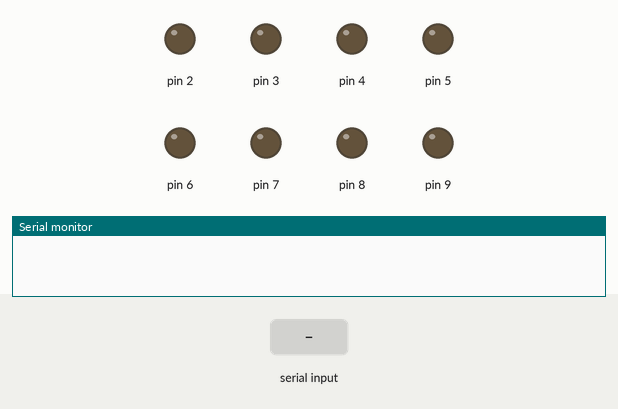
A sketch run on a simulated Arduino Uno, built with avr-gcc and run on an emulated ATmega328P. Parts: output pins drawn as LEDs (lit = HIGH), the last lines printed to the serial monitor. The test bench sets the inputs (shaded band).

Above: at 1.2 s.
1.3 s: "1" received over the second serial link
At 2.2 s:
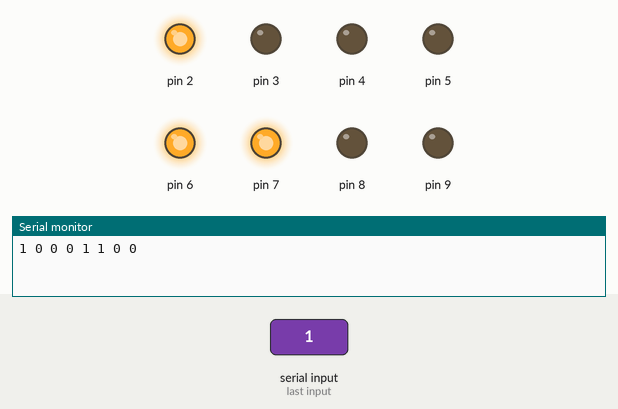
2.8 s: "0" received over the second serial link
At 3.3 s:
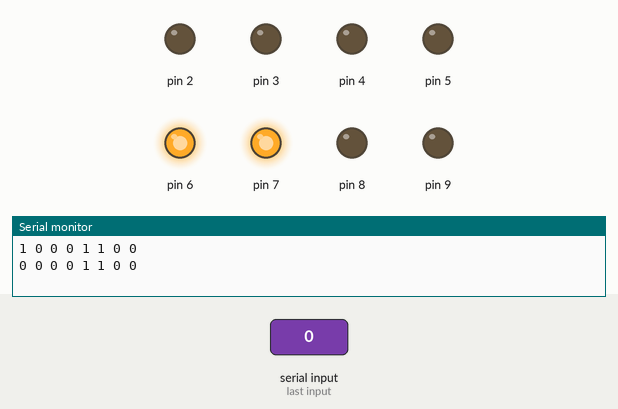
4.3 s: "2" received over the second serial link
At 5.7 s:
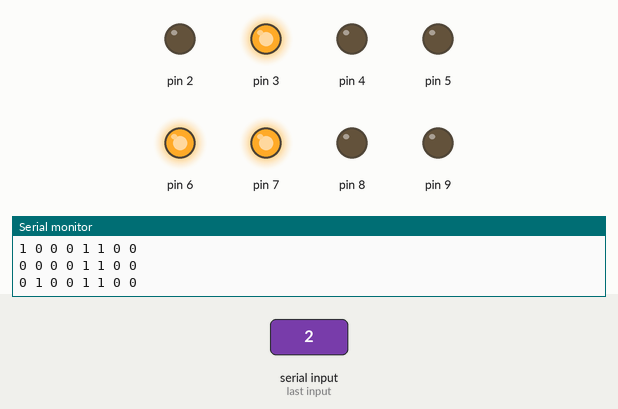
Timing chart, 0 to 7.3 s (numbered marks = the images above; inputs shaded):
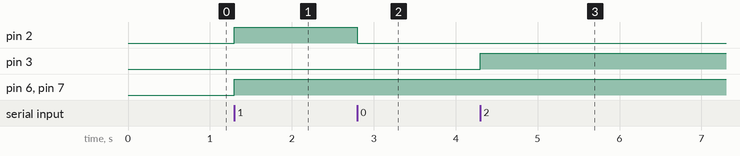

The sketch:

rx2.ino
```cpp
#include <SoftwareSerial.h>
SoftwareSerial arduino(A5, A4);
unsigned int x ;
int count = 0;
bool state = true;

int a[8];
bool c1 = false, c2 = false, c3 = false, c4 = false, c5 = false, c6 = false, c7 = false, c8 = false;

bool active = 0;

void setup() {
  Serial.begin(115200);
  pinMode(0x02, OUTPUT);
  pinMode(0x03, OUTPUT);
  pinMode(0x04, OUTPUT);
  pinMode(0x05, OUTPUT);
  pinMode(0x06, OUTPUT);
  pinMode(0x07, OUTPUT);
  pinMode(0x08, OUTPUT);
  pinMode(0x09, OUTPUT);

  arduino.begin(115200);

  writing(0, 0, 0, 0, 0, 0, 0, 0);

}

void loop() {

  while ( arduino.available() ) {
    x = arduino.read();
    for ( int i = 0 ; x > 0 ; ++i ) {
      a[i] = x % 2;
      x = x / 2;
    }

    if ( a[0] == 1 ) {
      c1 = true;
    } else {
      c1 = false;
    }

    if ( a[1] == 1 ) {
      c2 = true;
    } else {
      c2 = false;
    }

    if ( a[2] == 1 ) {
      c3 = true;
    } else {
      c3 = false;
    }

    if ( a[3] == 1 ) {
      c4 = true;
    } else {
      c4 = false;
    }

    if ( a[4] == 1 ) {
      c5 = true;
    } else {
      c5 = false;
    }

    if ( a[5] == 1 ) {
      c6 = true;
    } else {
      c6 = false;
    }

    if ( a[6] == 1 ) {
      c7 = true;
    } else {
      c7 = false;
    }

    if ( a[7] == 1 ) {
      c8 = true;
    } else {
      c8 = false;
    }

    writing(c1, c2, c3, c4, c5, c6, c7, c8);

    for ( int i = 0 ; i < 8 ; ++i ) {
      Serial.print(a[i]);
      Serial.print(" ");
      a[i] = 0;
    }

    Serial.println();
  }

}

void writing(int a1, int a2, int a3, int a4, int a5, int a6, int a7, int a8) {
  digitalWrite(0x02, a1);
  digitalWrite(0x03, a2);
  digitalWrite(0x04, a3);
  digitalWrite(0x05, a4);
  digitalWrite(0x06, a5);
  digitalWrite(0x07, a6);
  digitalWrite(0x08, a7);
  digitalWrite(0x09, a8);
}

void do_something() {

}
```

Measured:
- after the input at 1.3 s, pin 2, pin 6, pin 7: LOW → HIGH at once
- after the input at 2.8 s, pin 2: HIGH → LOW at once
- after the input at 4.3 s, pin 3: LOW → HIGH at once
